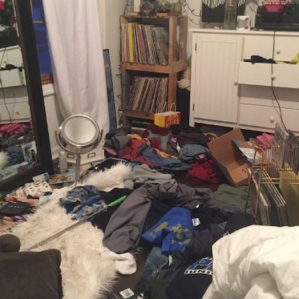
#> input picture CleanVsMessyRoom/images/train/messy/21.png, 299 x 299 px; its folder holds only this picture in this run
$ jupyter execute --allow-errors CleanVsMessyRoom.ipynb
#> lines starting #> are read from the running program, lines starting #| are printed output that depends on the picture
[cell 1]
import numpy as np
import cv2
from sklearn.linear_model import LogisticRegression
from sklearn.neighbors import KNeighborsClassifier
import matplotlib.pyplot as plt
import os
from tqdm import tqdm

[cell 2]
train_messy = "images/train/messy"
train_clean= "images/train/clean"
test_messy= "images/val/messy"
test_clean= "images/val/clean"
image_size = 128

[cell 3]
def train_data():
    train_data_messy = []
    train_data_clean=[]
    for image1 in tqdm(os.listdir(train_messy)):
        path = os.path.join(train_messy, image1)
        img1 = cv2.imread(path, cv2.IMREAD_GRAYSCALE)
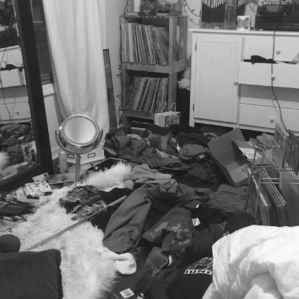
#> img1: shape (299, 299); min 17, max 251, mean 113.6
        img1 = cv2.resize(img1, (image_size, image_size))
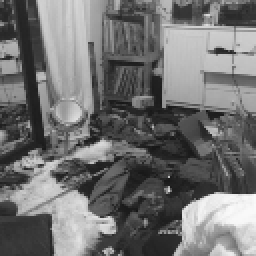
#> img1: shape (128, 128) (shown 2 times larger); min 22, max 250, mean 113.5
        train_data_messy.append(img1)
    for image2 in tqdm(os.listdir(train_clean)):
        path = os.path.join(train_clean, image2)
        img2 = cv2.imread(path, cv2.IMREAD_GRAYSCALE)
        img2 = cv2.resize(img2, (image_size, image_size))
        train_data_clean.append(img2)

    train_data= np.concatenate((np.asarray(train_data_messy),np.asarray(train_data_clean)),axis=0)
    return train_data

[cell 4]
# [18 lines left out: function test_data, not called in this run]

#> (a cell that did not finish here is left out)

#> (a cell that did not finish here is left out)

[cell 7]
z1 = np.zeros(96)
o1 = np.ones(96)
Y_train = np.concatenate((o1, z1), axis=0)
z = np.zeros(10)
o = np.ones(10)
Y_test = np.concatenate((o, z), axis=0)

#> (a cell that did not finish here is left out)

#> (a cell that did not finish here is left out)

#> (a cell that did not finish here is left out)

[cell 11]
from sklearn.svm import SVC
from sklearn.model_selection import train_test_split
from sklearn.model_selection import GridSearchCV

#> (a cell that did not finish here is left out)

[cell 13]
param_grid = {
    'C': [0.1, 1, 10],  # Regularization parameter
    'kernel': ['linear', 'rbf'],  # Kernel type: linear or radial basis function
    'gamma': [0.1, 1, 'scale'],  # Kernel coefficient (scale for 1 / (n_features * X.var()))
}
svc = SVC()

[cell 14]
grid_search = GridSearchCV(svc, param_grid, cv=5)
#> (the rest of this cell did not finish here and is left out)

#> (a cell that did not finish here is left out)

#> (a cell that did not finish here is left out)

[cell 17]
class Dense_Layer:
    def __init__(self,ninputs,nneurons,l1_w=0,l1_b=0,l2_w=0,l2_b=0):
        # Initialising weights and biases
        self.weights = 0.001 * np.random.randn(ninputs,nneurons)
        self.biases = np.zeros((1,nneurons))
        # Regularization
        self.l1_w = l1_w
        self.l1_b = l1_b
        self.l2_w = l2_w
        self.l2_b = l2_b

    # Forward Propagation
    def forward(self,inputs,training):
        self.output = np.dot(inputs,self.weights) + self.biases
        self.inputs = inputs

    # Backpropagation
    # [17 lines left out: function backward, not called in this run]


class Dropout_layer:
    def __init__(self,drop_rate=0):
        self.drop_rate = 1 - drop_rate
    # [6 lines left out: function forward, not called in this run]
    def backward(self,dvalues):
        self.dinputs = dvalues * self.dropmask

class Activation_Relu:
    def forward(self,inputs,training):
        self.output = np.maximum(0,inputs)
        self.inputs = inputs

    def backward(self,dvalues):
        self.dinputs = dvalues.copy()
        self.dinputs[self.inputs <= 0] = 0

class Activation_Sigmoid:
    def forward(self,inputs,training):
        self.inputs= inputs
        self.outputs = 1/(1+np.exp(-inputs))
    def backward(self,dvalues):
        self.dinputs = dvalues * self.outputs * (1 - self.outputs)

class Loss_BinaryCrossentropy():
    # [22 lines left out: functions calculate, regularization_loss, not called in this run]

    def remember_trainable_layers(self, trainable_layers):
        self.trainable_layers = trainable_layers

    # Forward pass
    # [25 lines left out: functions forward, backward, not called in this run]

class Activation_Softmax:
    # [4 lines left out: function forward, not called in this run]

    def predictions(self, outputs):
        return np.argmax(outputs, axis=1)


class CrossEntropyLoss:
    # [59 lines left out: functions forward, calculate_accumulated, calculate, regularization_loss, not called in this run]

    def remember_trainable_layers(self, trainable_layers):
        self.trainable_layers = trainable_layers

    def new_pass(self):
        self.accumulated_sum = 0
        self.accumulated_count = 0


class Activation_softmax_cross_entropy:
# [8 lines of commented-out code are left out]

    # [11 lines left out: function backward, not called in this run]


class Adam_Optimizer:
    def __init__(self,lr=0.001,decay_rate=0,epsilon= 1e-7,beta1=0.9,beta2=0.999):
        self.initiallr = lr
        self.currentlr = lr
        self.decay_rate = decay_rate
        self.iterations = 0
        self.epsilon = epsilon
        self.beta1 = beta1
        self.beta2 = beta2

    def pre_update(self):
        self.currentlr = self.initiallr * (1/(1+(self.decay_rate * self.iterations)))

    # [22 lines left out: function update_params, not called in this run]

    def post_update(self):
        self.iterations += 1


class Model:
    def __init__(self):
        self.layers = []
        self.softmax_classifier_output = None

    def add(self,layer):
        self.layers.append(layer)

    def set(self,*,loss,optimizer,accuracy):
        self.loss = loss
        self.optimizer = optimizer
        self.accuracy = accuracy

    # [99 lines left out: function train, not called in this run]


    def finalize(self):
        self.input_layer = Input_Layer()
        self.trainable_layers = []
        nlayers = len(self.layers)

        for i in range(nlayers):
            if i==0 :
                self.layers[i].prev = self.input_layer
                self.layers[i].next = self.layers[i+1]
            elif i < nlayers - 1:
                self.layers[i].prev = self.layers[i-1]
                self.layers[i].next = self.layers[i+1]
            else:
                self.layers[i].prev = self.layers[i-1]
                self.layers[i].next = self.loss
                self.output_activation = self.layers[i]

            if hasattr(self.layers[i],"weights"):
                self.trainable_layers.append(self.layers[i])
        self.loss.remember_trainable_layers(self.trainable_layers)

        if isinstance(self.layers[-1], Activation_Softmax) and \
        isinstance(self.loss, CrossEntropyLoss):
            self.softmax_classifier_output = \
            Activation_softmax_cross_entropy()


    # [20 lines left out: functions forward, backward, not called in this run]

class Input_Layer:
    def forward(self,inputs):
        self.output = inputs

class Accuracy:
    # [6 lines left out: function calculate, not called in this run]

    def calculate_accumulated(self):
        accuracy = self.accumulated_sum / self.accumulated_count
        return accuracy

    def new_pass(self):
        self.accumulated_count = 0
        self.accumulated_sum = 0

class Accuracy_Regression(Accuracy):
    def __init__(self):
        self.precision = None

    def init(self, y, reinit=False):
        if self.precision is None or reinit:
            self.precision = np.std(y) / 250

    def compare(self, predictions, y):
        return np.absolute(predictions - y) < self.precision

class Accuracy_Classification(Accuracy):
    def init(self,y):
        pass
    # [4 lines left out: function compare, not called in this run]

$ run again, on CleanVsMessyRoom/images/train/messy/39.png
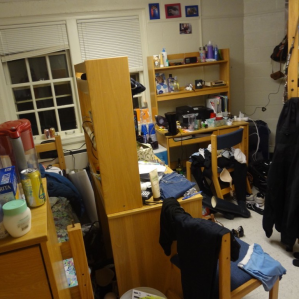
#> input picture CleanVsMessyRoom/images/train/messy/39.png, 299 x 299 px
#> in train_data, `img1 = cv2.imread(path, cv2.IMREAD_GRAYSCALE)`:
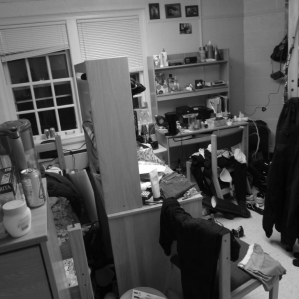
#> img1: shape (299, 299); min 2, max 255, mean 87.2
#> in train_data, `img1 = cv2.resize(img1, (image_size, image_size))`:
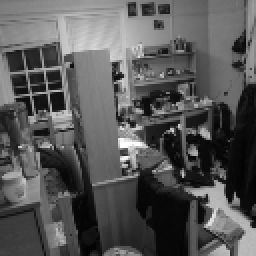
#> img1: shape (128, 128) (shown 2 times larger); min 2, max 255, mean 87.1

$ run again, on CleanVsMessyRoom/images/train/messy/67.png
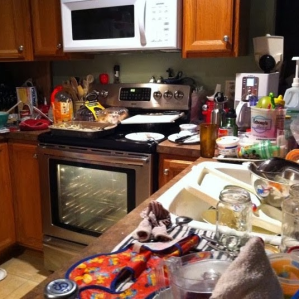
#> input picture CleanVsMessyRoom/images/train/messy/67.png, 299 x 299 px
#> in train_data, `img1 = cv2.imread(path, cv2.IMREAD_GRAYSCALE)`:
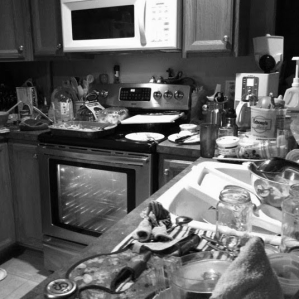
#> img1: shape (299, 299); min 1, max 253, mean 97.3
#> in train_data, `img1 = cv2.resize(img1, (image_size, image_size))`:
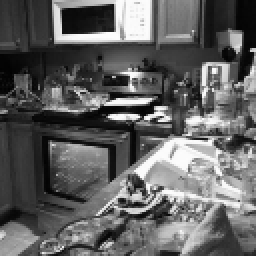
#> img1: shape (128, 128) (shown 2 times larger); min 1, max 252, mean 97.3

$ run again, on CleanVsMessyRoom/images/train/messy/7.png
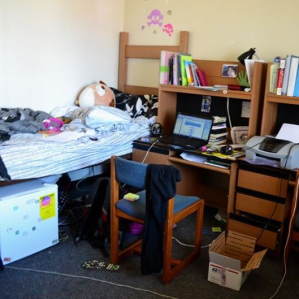
#> input picture CleanVsMessyRoom/images/train/messy/7.png, 299 x 299 px
#> in train_data, `img1 = cv2.imread(path, cv2.IMREAD_GRAYSCALE)`:
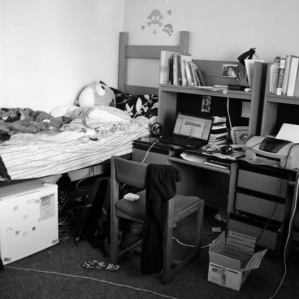
#> img1: shape (299, 299); min 0, max 251, mean 116.1
#> in train_data, `img1 = cv2.resize(img1, (image_size, image_size))`:
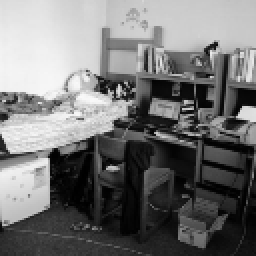
#> img1: shape (128, 128) (shown 2 times larger); min 0, max 249, mean 116
